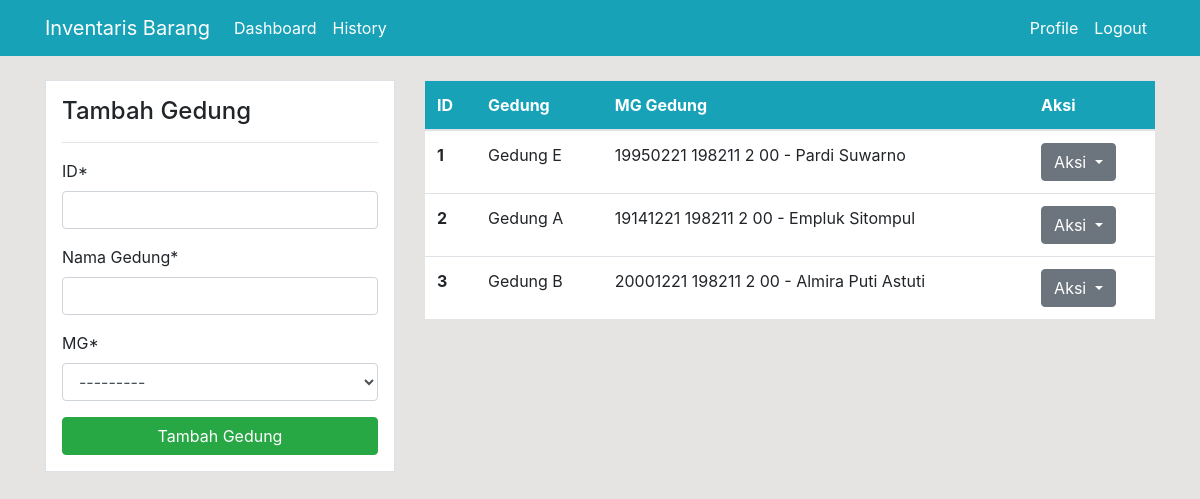
The app's page /gedung/ (signed in), older data.
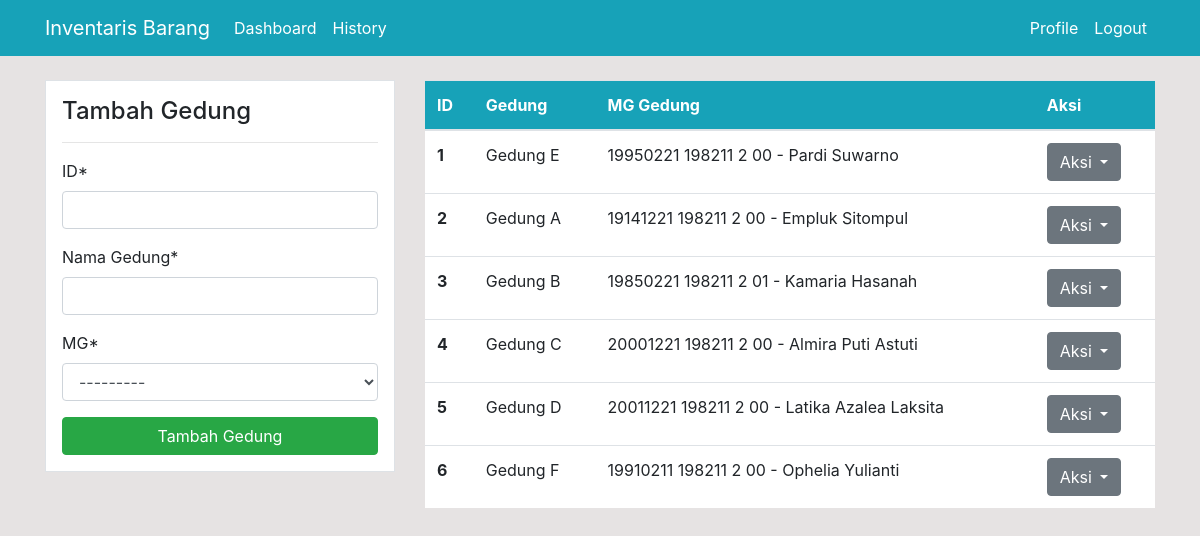
The same page, newer data.
### dashboard/models.py (models this page shows, shortened)
class Gedung(models.Model):
    ID = models.PositiveIntegerField()
    Nama_Gedung = models.CharField(max_length=20, primary_key=True)
    MG = models.ForeignKey(Pegawai, null=True, on_delete=models.SET_NULL)

class Pegawai(models.Model):
    NIP_NRK = models.CharField(max_length=20, primary_key=True)
    Nama_Pegawai = models.CharField(max_length=30)
    Alamat = models.CharField(max_length=100)
    Telp = models.CharField(max_length=13)
    def __str__(self):
        return f'{self.NIP_NRK} - {self.Nama_Pegawai}'

### dashboard/views.py (the view)
# urls.py: path('gedung/', views.gedung, name='dashboard-gedung'),
@login_required
def gedung(request):
    items = Gedung.objects.all()
    if request.method == 'POST':
        form = GedungForm(request.POST, request.FILES)
        if form.is_valid():
            form.save()
            return redirect('dashboard-gedung')
    else:
        form = GedungForm()
    context = {
        'items' : items,
        'form' : form,
    }
    return render(request, 'dashboard/gedung.html', context)

### dashboard/forms.py
class GedungForm(forms.ModelForm):
    class Meta:
        model = Gedung
        fields = ['ID', 'Nama_Gedung', 'MG']

### templates/dashboard/gedung.html (shortened to what this page needs)
{% extends 'partials/base.html' %}
{% load crispy_forms_tags %}
{% block content%}
    <div class="container">
        <div class="row my-4">
            <div class="col-md-4">
                <div class="border bg-white p-3">
                    <h4>Tambah Gedung</h4>
                    <hr>
                    <form method="POST" enctype="multipart/form-data">
                        {{ form|crispy }}
                        <input class="btn btn-success btn-block" type="submit" value="Tambah Gedung">
                    </form>
                </div>
            </div>
            <div class="col-md-8">
                <table class="table bg-white">
                    <thead class="bg-info">
                        <tr class="text-white">
                            <th scope="col">ID</th>
                            <th scope="col">Gedung</th>
                            <th scope="col">MG Gedung</th>
                            <th scope="col">Aksi</th>
                        </tr>
                    </thead>
                    <tbody>
                     {% for item in items %}
                        <tr>
                            <th scope="row">{{ item.ID }}</th>
                            <td>{{ item.Nama_Gedung }}</td>
                            <td>{{ item.MG}}</td>
                            <td>
                            <div class="btn-group" role="group">
                                <button id="btnGroupDrop1" type="button" class="btn btn-secondary dropdown-toggle" data-toggle="dropdown" aria-haspopup="true" aria-expanded="false">
                                    Aksi
                                 </button>
                            </div>
                            </td>
                        </tr>
                     {% endfor %}
                    </tbody>
                </table>
            </div>
        </div>
    </div>
{% endblock %}

Row changes from the older to the newer data that the page shows:
changed Gedung "Gedung B": MG "20001221 198211 2 00 - Almira Puti Astuti" → "19850221 198211 2 01 - Kamaria Hasanah"
added Gedung: ID "4", Nama_Gedung "Gedung C", MG "20001221 198211 2 00 - Almira Puti Astuti"
added Gedung: ID "5", Nama_Gedung "Gedung D", MG "20011221 198211 2 00 - Latika Azalea Laksita"
added Gedung: ID "6", Nama_Gedung "Gedung F", MG "19910211 198211 2 00 - Ophelia Yulianti"
